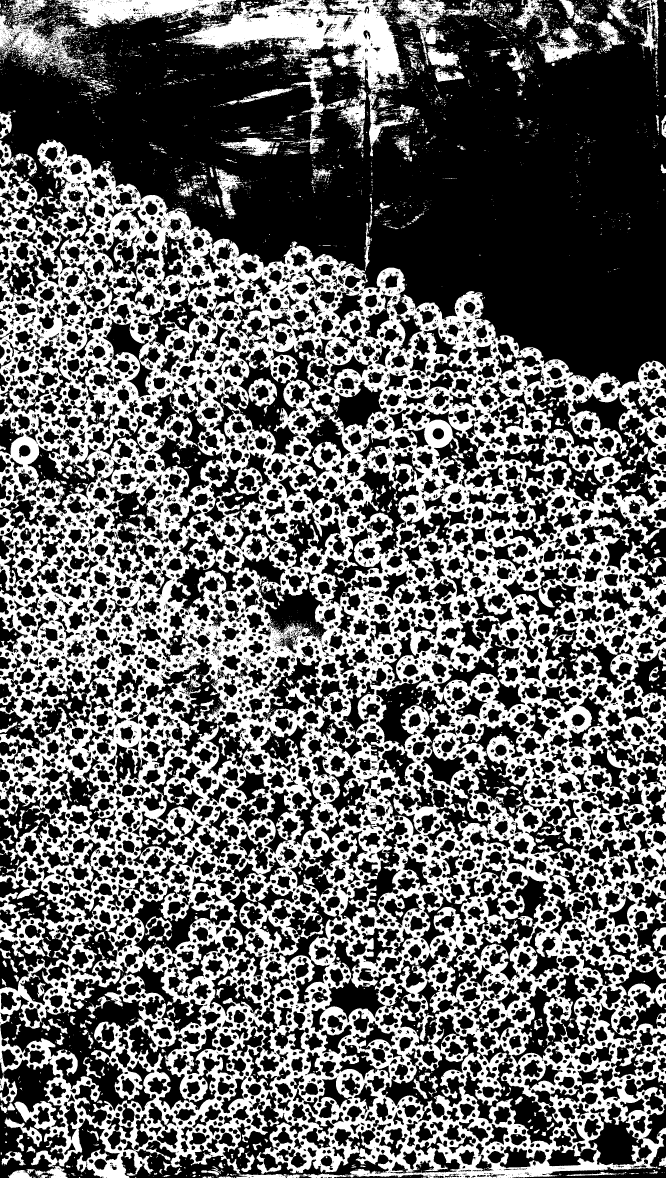
#> input picture OneDrive_1_22-10-2025/DIC/TauFactor/TauFactorPrepPython/IBW.tif, 1997 x 3533 px, found by its file name (shown at 1/3 size)
$ python imageprep.py
#> lines starting #> are read from the running program, lines starting #| are printed output that depends on the picture; after the words box and inside, x2 and y2 are one past the last pixel; in counts of white or black regions, pixels touching at a corner belong together
from PIL import Image
import numpy as np
from matplotlib.colors import ListedColormap
import matplotlib.pyplot as plt
import math as m

#set the name of the file to load
filename = 'OneDrive_1_22-10-2025\DIC\TauFactor\TauFactorPrepPython\IBW.tif'
PINRADIUS = 12


def load_binary_tif(file):
    img = Image.open(file)
#> img is the input picture: PIL image 1997x3533 1; 40% white; 7207 white regions (6453 under 20 px), largest, box (x1, y1, x2, y2) and area: (0, 419, 1997, 3533) 2501301, (540, 0, 1245, 440) 79758, (166, 0, 708, 86) 23732
    # Convert to grayscale if needed
    if img.mode != 'L':
        img = img.convert('L')
    img_array = np.array(img)
    # Normalize to 0 and 1 (white pixels become 1, black become 0)
    binary_array = (img_array > 127).astype(int)
    return binary_array


baseimage = load_binary_tif(filename)


#plotting function, add other colours and bases as needed for plotting
def plot_array_as_image(array):
    array[0][0] = 2
    array[0][1] = 3
    colors = ['black', 'white','green','red']  # 0=black, 1=white
    cmap = ListedColormap(colors)
    plt.imshow(baseimage, cmap=cmap)
    plt.axis('off')
    plt.show()

def generate_circle_vectors(radius):
    thetalist = np.linspace(0, 2*m.pi, 12)
    xlist = np.sin(thetalist) * radius
    ylist = np.cos(thetalist) * radius

    vectors = np.empty((len(thetalist), 2), dtype=int)
    for i in range(len(thetalist)):

        vectors[i] = [int(xlist[i]), int(ylist[i])]

    return vectors

def generate_circle_positions(radius,x0,y0):
    return generate_circle_vectors(radius) + np.array([x0,y0])

def check_position_of_pin_centres(array,):
    ysize = len(array)
#> ysize = 3533
    xsize = len(array[0])
#> xsize = 1997

    listpossible = []
    for ymid in range(ysize):
        for xmid in range(xsize):
            positions_to_check = np.concatenate([generate_circle_positions(PINRADIUS, ymid, xmid), generate_circle_positions(PINRADIUS/2, ymid, xmid)])
            possible = True

            for pos in positions_to_check:
                try:
                    if array[pos[0]][pos[1]] == 1:
                        possible = False
                        break

                except:
                    possible = False
                    break
            if possible:
                listpossible.append([ymid,xmid])
                array[ymid][xmid] = 2
        if ymid % 10 == 0:
            print(ymid)
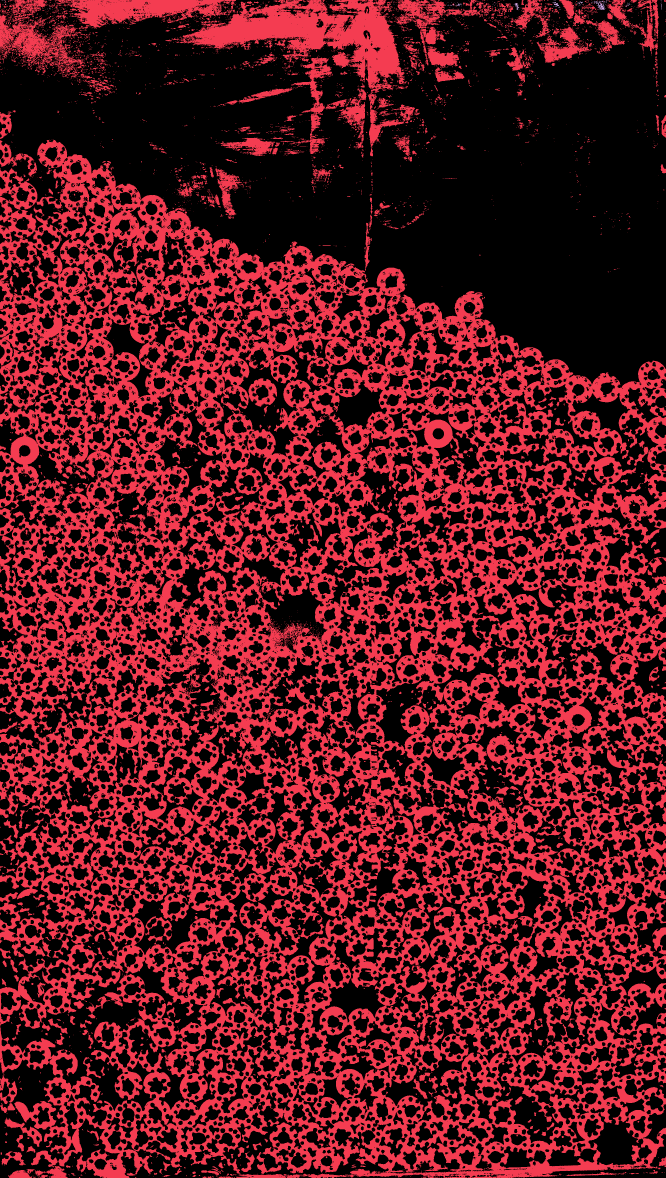
#> array: shape (3533, 1997) int64 (shown at 1/3 size); 3 distinct labels, from 0 to 2; one colour per label, 0 black

    return array


#> (the run stopped early here; a loop or call above may not have finished)
